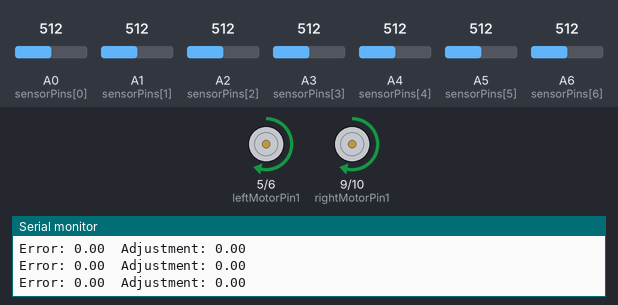
The sketch below on a simulated Arduino Nano, built with avr-gcc and run on an emulated ATmega328P. Shown: motor-driver pin pairs drawn as motors (green arrow = first pin HIGH = forward, orange = second pin HIGH = backward, longer = more drive), the last lines printed to the serial monitor. The test bench sets the inputs (shaded band); at power-on: A0 (sensorPins[0]) = 512, A5 (sensorPins[5]) = 512, A1 (sensorPins[1]) = 512, A2 (sensorPins[2]) = 512, A3 (sensorPins[3]) = 512, A4 (sensorPins[4]) = 512, A6 (sensorPins[6]) = 512.

Above: at 1.2 s.
1.3 s: A0 (sensorPins[0]) set to 716
At 2.0 s:
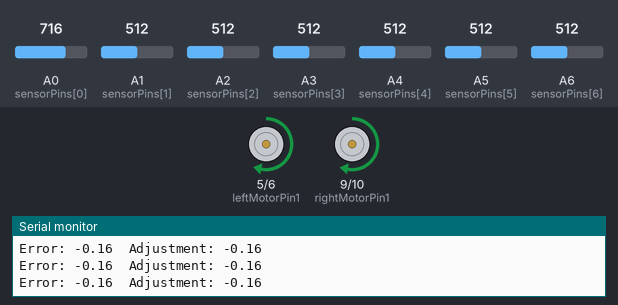
2.8 s: A5 (sensorPins[5]) set to 992
At 4.0 s:
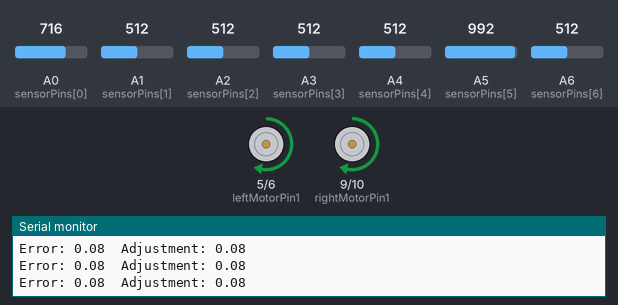
4.3 s: A1 (sensorPins[1]) set to 668
5.8 s: A1 (sensorPins[1]) set to 695
At 6.4 s:
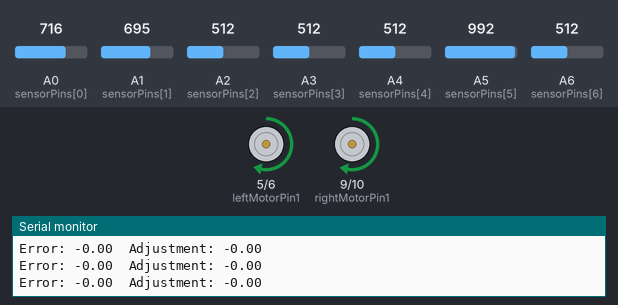
Timing chart, 0 to 8.8 s (numbered marks = the images above; inputs shaded):
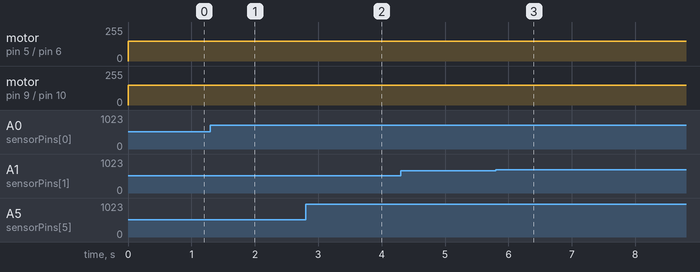

The sketch:

analog_PID.ino
```cpp
// Pin definitions
const int NUM_SENSORS = 7;
const int sensorPins[NUM_SENSORS] = {A0, A1, A2, A3, A4, A5, A6};
const int leftMotorPin1 = 5;
const int leftMotorPin2 = 6;
const int rightMotorPin1 = 9;
const int rightMotorPin2 = 10;

// PID constants
float Kp = 1.0;
float Ki = 0.0;
float Kd = 0.0;

// PID variables
float error = 0;
float lastError = 0;
float integral = 0;
float derivative = 0;

// Motor speed variables
int baseSpeed = 150;
int maxSpeed = 255;

void setup()
{
    Serial.begin(9600);

    // Set motor pins as outputs
    pinMode(leftMotorPin1, OUTPUT);
    pinMode(leftMotorPin2, OUTPUT);
    pinMode(rightMotorPin1, OUTPUT);
    pinMode(rightMotorPin2, OUTPUT);

    // Set sensor pins as inputs
    for (int i = 0; i < NUM_SENSORS; i++)
    {
        pinMode(sensorPins[i], INPUT);
    }
}

void loop()
{
    // Read sensors and calculate error
    error = calculateError();

    // Calculate PID values
    integral += error;
    derivative = error - lastError;

    // Calculate motor speed adjustment
    float adjustment = Kp * error + Ki * integral + Kd * derivative;

    // Set motor speeds
    int leftSpeed = baseSpeed - adjustment;
    int rightSpeed = baseSpeed + adjustment;

    // Constrain motor speeds
    leftSpeed = constrain(leftSpeed, 0, maxSpeed);
    rightSpeed = constrain(rightSpeed, 0, maxSpeed);

    // Apply motor speeds
    setMotorSpeeds(leftSpeed, rightSpeed);

    // Update last error
    lastError = error;

    // Optional: Print debug information
    printDebugInfo();

    delay(10); // Short delay for stability
}

float calculateError()
{
    int sensorValues[NUM_SENSORS];
    int sum = 0;
    int weightedSum = 0;

    for (int i = 0; i < NUM_SENSORS; i++)
    {
        sensorValues[i] = analogRead(sensorPins[i]);
        sum += sensorValues[i];
        weightedSum += sensorValues[i] * (i - 3); // Center sensor has weight 0
    }

    if (sum > 0)
    {
        return (float)weightedSum / sum;
    }
    else
    {
        return 0; // All sensors reading black (off the line)
    }
}

void setMotorSpeeds(int leftSpeed, int rightSpeed)
{
    analogWrite(leftMotorPin1, leftSpeed);
    analogWrite(leftMotorPin2, 0);
    analogWrite(rightMotorPin1, rightSpeed);
    analogWrite(rightMotorPin2, 0);
}

void printDebugInfo()
{
    Serial.print("Error: ");
    Serial.print(error);
    Serial.print("\tAdjustment: ");
    Serial.print(Kp * error + Ki * integral + Kd * derivative);
    Serial.println();
}
```

Measured:
- after the input at 1.3 s, motor on pin 9 (rightMotorPin1) / pin 10 (rightMotorPin2): forward 150/255 → forward 149/255 at once
- after the input at 2.8 s, motor on pin 5 (leftMotorPin1) / pin 6 (leftMotorPin2): forward 150/255 → forward 149/255 at once; motor on pin 9 (rightMotorPin1) / pin 10 (rightMotorPin2): forward 149/255 → forward 150/255 at once
- after the input at 5.8 s, motor on pin 5 (leftMotorPin1) / pin 6 (leftMotorPin2): forward 149/255 → forward 150/255 at once; motor on pin 9 (rightMotorPin1) / pin 10 (rightMotorPin2): forward 150/255 → forward 149/255 at once
